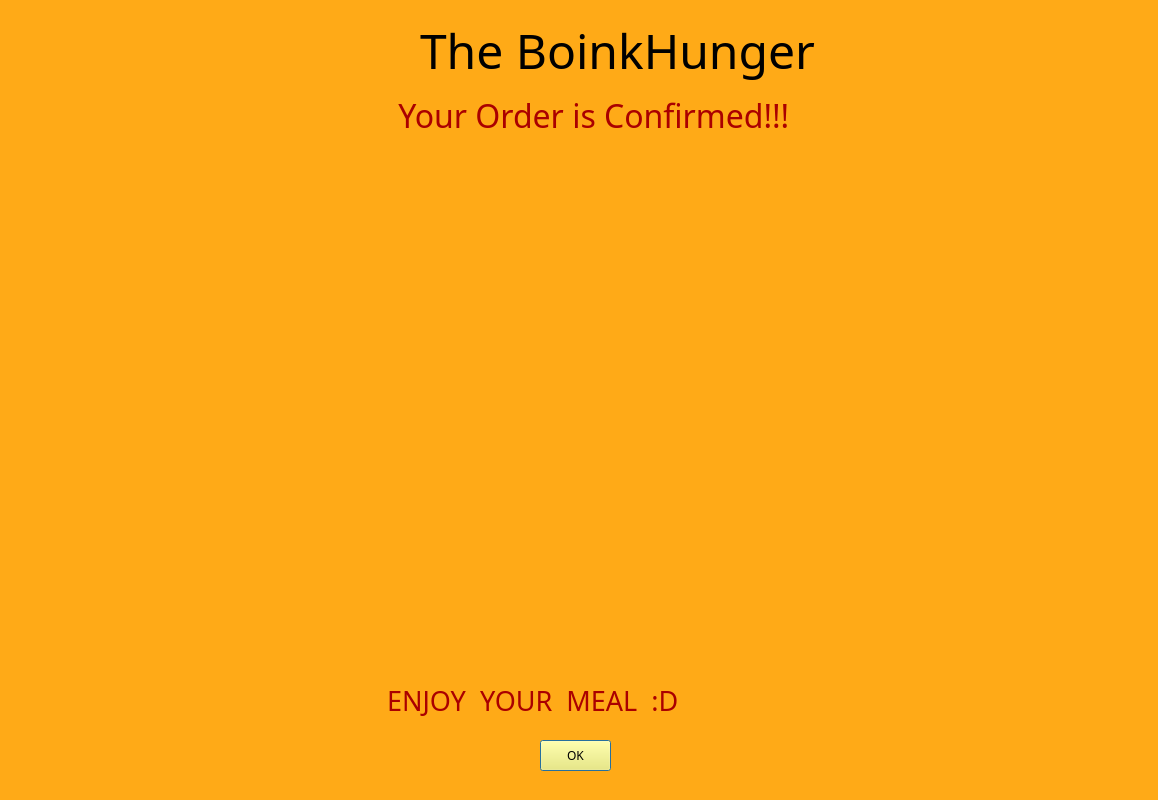
<?xml version="1.0" encoding="UTF-8"?>
<ui version="4.0">
 <class>mushroom</class>
 <widget class="QDialog" name="mushroom">
  <property name="geometry">
   <rect>
    <x>0</x>
    <y>0</y>
    <width>1158</width>
    <height>800</height>
   </rect>
  </property>
  <property name="windowTitle">
   <string>Dialog</string>
  </property>
  <property name="styleSheet">
   <string notr="true">background-color: rgb(255, 170, 23);</string>
  </property>
  <widget class="QLabel" name="label">
   <property name="geometry">
    <rect>
     <x>420</x>
     <y>20</y>
     <width>411</width>
     <height>61</height>
    </rect>
   </property>
   <property name="font">
    <font>
     <family>Bernard MT Condensed</family>
     <pointsize>36</pointsize>
     <weight>50</weight>
     <bold>false</bold>
    </font>
   </property>
   <property name="styleSheet">
    <string notr="true">color: rgb(0, 0, 0);</string>
   </property>
   <property name="text">
    <string>The BoinkHunger</string>
   </property>
  </widget>
  <widget class="QLabel" name="label_2">
   <property name="geometry">
    <rect>
     <x>390</x>
     <y>90</y>
     <width>481</width>
     <height>51</height>
    </rect>
   </property>
   <property name="font">
    <font>
     <family>Papyrus</family>
     <pointsize>24</pointsize>
    </font>
   </property>
   <property name="styleSheet">
    <string notr="true">color: rgb(170, 0, 0);</string>
   </property>
   <property name="text">
    <string> Your Order is Confirmed!!!</string>
   </property>
  </widget>
  <widget class="QLabel" name="label_3">
   <property name="geometry">
    <rect>
     <x>380</x>
     <y>680</y>
     <width>491</width>
     <height>41</height>
    </rect>
   </property>
   <property name="font">
    <font>
     <family>Papyrus</family>
     <pointsize>20</pointsize>
    </font>
   </property>
   <property name="styleSheet">
    <string notr="true">color: rgb(170, 0, 0);</string>
   </property>
   <property name="text">
    <string> ENJOY  YOUR  MEAL  :D</string>
   </property>
  </widget>
  <widget class="QPushButton" name="pushButton">
   <property name="geometry">
    <rect>
     <x>540</x>
     <y>740</y>
     <width>71</width>
     <height>31</height>
    </rect>
   </property>
   <property name="font">
    <font>
     <family>Papyrus</family>
     <pointsize>9</pointsize>
    </font>
   </property>
   <property name="styleSheet">
    <string notr="true">background-color: rgb(255, 242, 90);
color: rgb(0, 0, 0);</string>
   </property>
   <property name="text">
    <string>OK</string>
   </property>
  </widget>
  <widget class="QLabel" name="label_4">
   <property name="geometry">
    <rect>
     <x>300</x>
     <y>150</y>
     <width>561</width>
     <height>521</height>
    </rect>
   </property>
   <property name="text">
    <string/>
   </property>
   <property name="pixmap">
    <pixmap>C:/Users/ASUS/Downloads/Thank.jpg</pixmap>
   </property>
  </widget>
 </widget>
 <resources/>
 <connections>
  <connection>
   <sender>pushButton</sender>
   <signal>clicked()</signal>
   <receiver>mushroom</receiver>
   <slot>close()</slot>
   <hints>
    <hint type="sourcelabel">
     <x>463</x>
     <y>301</y>
    </hint>
    <hint type="destinationlabel">
     <x>492</x>
     <y>271</y>
    </hint>
   </hints>
  </connection>
 </connections>
</ui>
